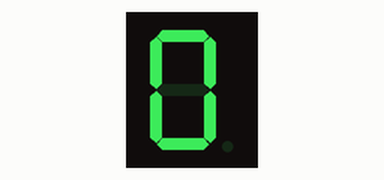
The sketch below on a simulated Arduino Uno, built with avr-gcc and run on an emulated ATmega328P. On the bench: 1-digit seven-segment display. Wiring (inferred from the names in the program): 1-digit 7-segment display, segments lit when HIGH: segments pin 2, pin 3, pin 4, pin 5, pin 6, pin 7, pin 8, pin 9. The segment pins are drawn as the display they are named for.

Above: at 0.1 s.
At 4.1 s:
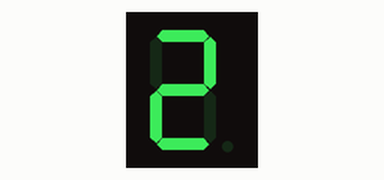
At 8.1 s:
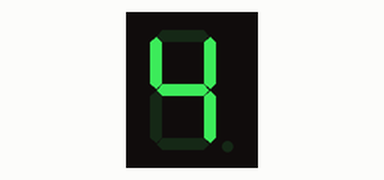
At 18.1 s:
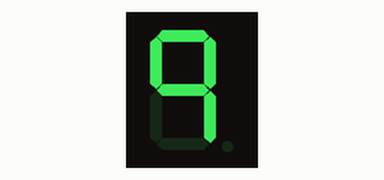
At 30.1 s:
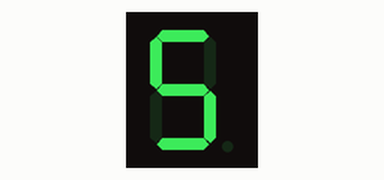
At 39.1 s:
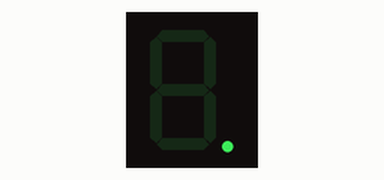

Measured:
- what the display in image 1 shows lasts 1.0 s, from 4.0 s to 5.0 s

The sketch:

Display7Segmentos.ino
```cpp
int pino;
byte mat_num[16][7] = {
{ 1,1,1,1,1,1,0 }, //Digito 0
{ 0,1,1,0,0,0,0 }, //Digito 1
{ 1,1,0,1,1,0,1 }, //Digito 2
{ 1,1,1,1,0,0,1 }, //Digito 3
{ 0,1,1,0,0,1,1 }, //Digito 4
{ 1,0,1,1,0,1,1 }, //Digito 5
{ 1,0,1,1,1,1,1 }, //Digito 6
{ 1,1,1,0,0,0,0 }, //Digito 7
{ 1,1,1,1,1,1,1 }, //Digito 8
{ 1,1,1,0,0,1,1 }, //Digito 9
{ 0,0,0,0,0,0,0 }, //Digito Branco
};
void setup(){
pinMode(2, OUTPUT); //PINO 2 -> segmento A
pinMode(3, OUTPUT); //PINO 3 -> segmento B
pinMode(4, OUTPUT); //PINO 4 -> segmento C
pinMode(5, OUTPUT); //PINO 5 -> segmento D
pinMode(6, OUTPUT); //PINO 6 -> segmento E
pinMode(7, OUTPUT); //PINO 7 -> segmento F
pinMode(8, OUTPUT); //PINO 8 -> segmento G
pinMode(9, OUTPUT); //PINO 9 -> segmento PONTO
}
void loop() {
for(int num = 0; num <=9; num++){
digitalWrite(9,LOW);
mostra(num);
delay(1000);
digitalWrite(9,HIGH);
mostra(10); // apaga display
delay(1000);
}
}
void mostra(int numero){
pino = 2;
for (byte segmentos = 0; segmentos < 7; ++segmentos){
digitalWrite(pino, mat_num[numero][segmentos]);
++pino;
}
}
```
